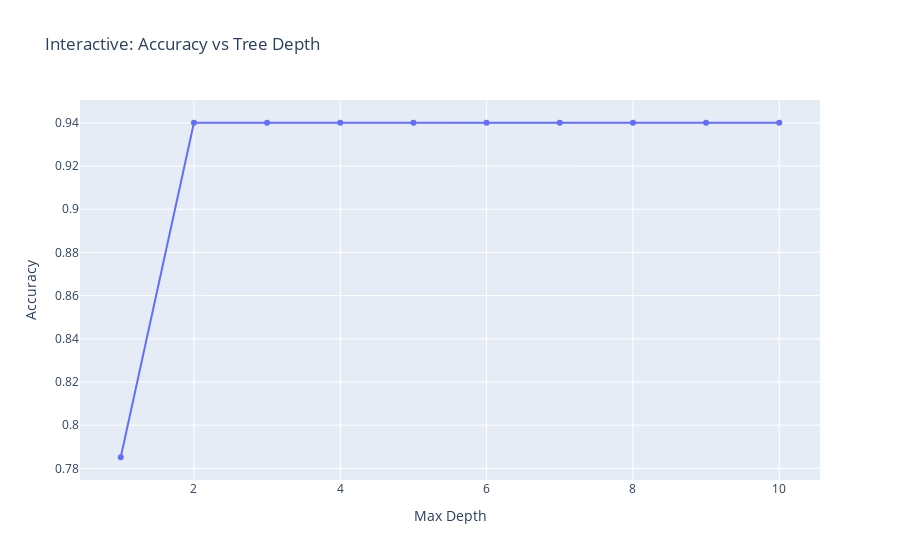

The notebook cell this image was saved under:
### Code cell
import plotly.graph_objects as go


depths = np.arange(1, 11)
acc_list = []

for d in depths:
    m = DecisionTreeClassifier(max_depth=d, class_weight='balanced', random_state=42)
    m.fit(X_train, y_train)
    acc_list.append(m.score(X_test, y_test))

fig = go.Figure(data=go.Scatter(x=depths, y=acc_list, mode='lines+markers'))
fig.update_layout(title='Interactive: Accuracy vs Tree Depth', xaxis_title='Max Depth', yaxis_title='Accuracy')
fig.show()

### Figure 1 — Plotly figure (JSON) as saved in the notebook; plotly's stock layout.template omitted (floating-point values rounded to 4 significant figures)
{"data": [{"mode": "lines+markers", "type": "scatter", "x": [1, 2, 3, 4, 5, 6, 7, 8, 9, 10], "y": [0.7851, 0.9401, 0.9401, 0.9401, 0.9401, 0.9401, 0.9401, 0.9401, 0.9401, 0.9401]}], "layout": {"autosize": true, "title": {"text": "Interactive: Accuracy vs Tree Depth"}, "xaxis": {"autorange": true, "range": [0.4216, 10.58], "title": {"text": "Max Depth"}, "type": "linear"}, "yaxis": {"autorange": true, "range": [0.7724, 0.9528], "title": {"text": "Accuracy"}, "type": "linear"}}}
